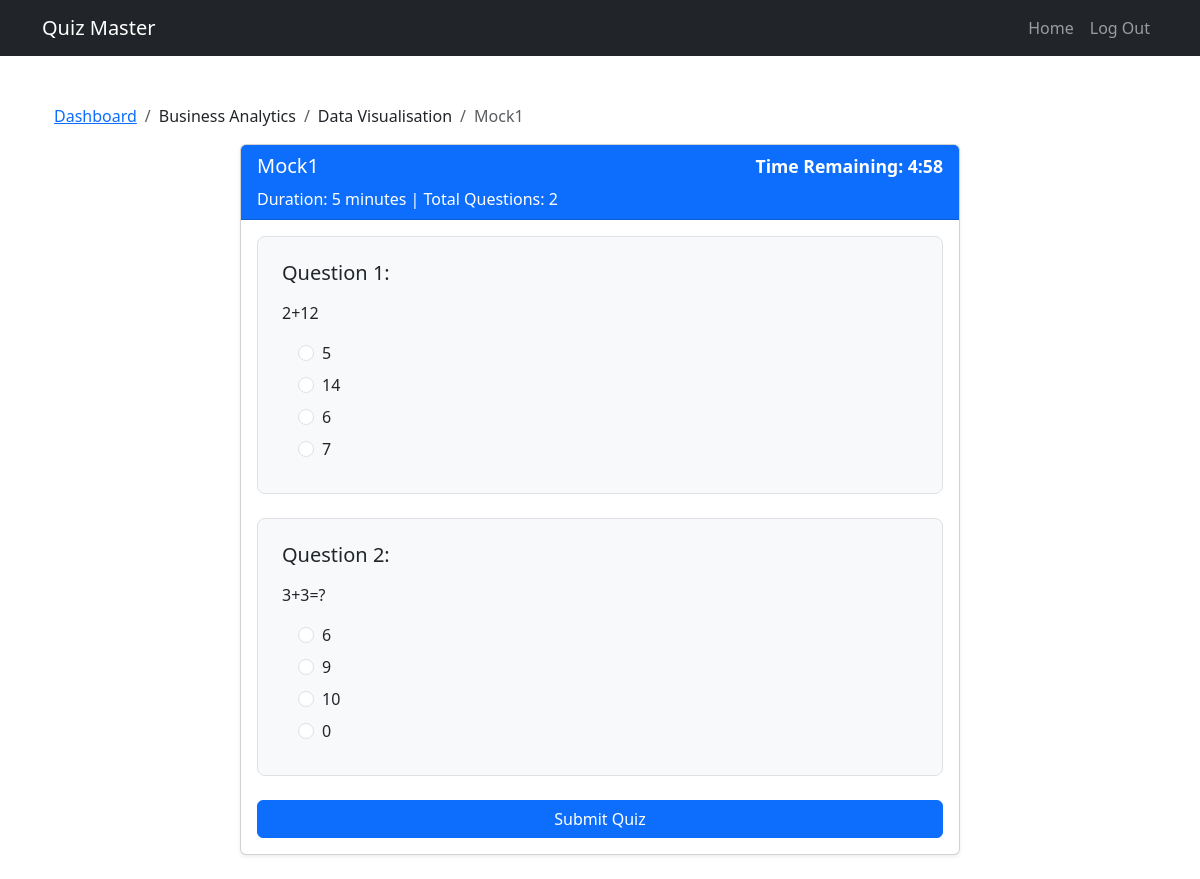
Page /student/subject/1/chapter/1/quiz/1/take/ (signed in) on the committed database.
### model.py (models this page shows)
class Subject(db.Model):
    __tablename__='subject'
    id=db.Column(db.Integer,primary_key=True,autoincrement=True)
    name = db.Column(db.String, unique=True, nullable=False)
    level = db.Column(db.String, nullable=False)
    description=db.Column(db.String)
    additional_details=db.Column(db.String)

class Chapter(db.Model):
    __tablename__='chapter'
    id=db.Column(db.Integer,primary_key=True,autoincrement=True)
    subject_id = db.Column(db.Integer, db.ForeignKey('subject.id'), nullable=False)
    name = db.Column(db.String, unique=True, nullable=False)
    description=db.Column(db.String)
    additional_details=db.Column(db.String)
    subject = db.relationship('Subject', backref=db.backref('chapters', cascade="all, delete-orphan"))
    quizzes = db.relationship('Quiz', backref='chapter', cascade="all, delete-orphan")

class Quiz(db.Model):
    __tablename__='quiz'
    id = db.Column(db.Integer, primary_key=True)
    name = db.Column(db.String(100), nullable=False)
    chapter_id = db.Column(db.Integer, db.ForeignKey('chapter.id'), nullable=False)
    total_questions = db.Column(db.Integer, nullable=False)  # Make sure this exists
    duration = db.Column(db.Integer, nullable=False)
    pass_percentage = db.Column(db.Integer, nullable=False)
    description = db.Column(db.Text, nullable=True)
    subject_id = db.Column(db.Integer, db.ForeignKey('subject.id'), nullable=False)
    users = db.relationship('Users', secondary=user_quiz_association, back_populates="quizzes")
    subject = db.relationship('Subject', foreign_keys=[subject_id], backref=db.backref('quizzes', lazy=True))

class Questions(db.Model):
    __tablename__='questions'
    id=db.Column(db.Integer,primary_key=True,autoincrement=True)
    quiz_id=db.Column(db.Integer,db.ForeignKey('quiz.id'),nullable=False)
    question_statement=db.Column(db.String(500),nullable=False)
    option_1=db.Column(db.String(200),nullable=False)
    option_2=db.Column(db.String(200),nullable=False)
    option_3=db.Column(db.String(200),nullable=False)
    option_4=db.Column(db.String(200),nullable=False)
    correct_option=db.Column(db.String(1),nullable=False)
    Additional_field=db.Column(db.String(500))
    score = db.Column(db.Integer, nullable=False, default=1)  # Default score is 1 point
    quiz = db.relationship('Quiz', backref=db.backref('questions', cascade="all, delete-orphan"))

### app.py (the view)
@app.route('/student/subject/<int:subject_id>/chapter/<int:chapter_id>/quiz/<int:quiz_id>/take/', methods=['GET'])
@auth_req
def take_quiz(subject_id, chapter_id, quiz_id):
    quiz = Quiz.query.get(quiz_id)
    if not quiz:
        flash('Quiz does not exist', 'danger')
        return redirect(url_for('student'))
    user = Users.query.get(session['user_id'])
    if quiz in user.quizzes:
        flash('You have already taken this quiz', 'warning')
        return redirect(url_for('student'))
    return render_template('Quiz/take_quiz.html', quiz=quiz)

### app.py (called while the page is built)
def auth_req(f):
    @wraps(f)
    def inner(*args, **kwargs):
        if 'user_id' not in session:
            flash('You need to login first', 'danger')
            return redirect(url_for('login'))
        return f(*args, **kwargs)
    return inner

### templates/Quiz/take_quiz.html (shortened to what this page needs)
{% extends "dashboard_layout.html" %}
{% block content %}
<div class="container py-4">
    <div class="row">
        <div class="col-md-12">
            <nav aria-label="breadcrumb">
                <ol class="breadcrumb">
                    <li class="breadcrumb-item"><a href="{{ url_for('student') }}">Dashboard</a></li>
                    <li class="breadcrumb-item">{{ quiz.chapter.subject.name }}</li>
                    <li class="breadcrumb-item">{{ quiz.chapter.name }}</li>
                    <li class="breadcrumb-item active">{{ quiz.name }}</li>
                </ol>
            </nav>
        </div>
    </div>
    <div class="row">
        <div class="col-md-8 mx-auto">
            <div class="card shadow-sm">
                <div class="card-header bg-primary text-white">
                    <div class="d-flex justify-content-between align-items-center">
                        <h5 class="card-title mb-0">{{ quiz.name }}</h5>
                        <div class="timer" id="timer">Time Remaining: <span id="timeLeft"></span></div>
                    </div>
                    <p class="text-white mb-0 mt-2">
                        Duration: {{ quiz.duration }} minutes |
                        Total Questions: {{ quiz.questions|length }}
                    </p>
                </div>
                <div class="card-body">
                    <form method="POST" action="{{ url_for('submit_quiz', subject_id=quiz.subject_id, chapter_id=quiz.chapter_id, quiz_id=quiz.id) }}" id="quizForm">
                        {% for question in quiz.questions %}
                        <div class="question-card mb-4">
                            <h5 class="mb-3">Question {{ loop.index }}:</h5>
                            <p class="mb-3">{{ question.question_statement }}</p>
                            <div class="options">
                                <div class="form-check mb-2">
                                    <input class="form-check-input" type="radio"
                                           name="question_{{ question.id }}"
                                           id="q{{ question.id }}_1" value="1" required>
                                    <label class="form-check-label" for="q{{ question.id }}_1">
                                        {{ question.option_1 }}
                                    </label>
                                </div>
                                <div class="form-check mb-2">
                                    <input class="form-check-input" type="radio"
                                           name="question_{{ question.id }}"
                                           id="q{{ question.id }}_2" value="2">
                                    <label class="form-check-label" for="q{{ question.id }}_2">
                                        {{ question.option_2 }}
                                    </label>
                                </div>
                                <div class="form-check mb-2">
                                    <input class="form-check-input" type="radio"
                                           name="question_{{ question.id }}"
                                           id="q{{ question.id }}_3" value="3">
                                    <label class="form-check-label" for="q{{ question.id }}_3">
                                        {{ question.option_3 }}
                                    </label>
                                </div>
                                <div class="form-check mb-2">
                                    <input class="form-check-input" type="radio"
                                           name="question_{{ question.id }}"
                                           id="q{{ question.id }}_4" value="4">
                                    <label class="form-check-label" for="q{{ question.id }}_4">
                                        {{ question.option_4 }}
                                    </label>
                                </div>
                            </div>
                        </div>
                        {% endfor %}
                        <div class="d-grid gap-2">
                            <button type="submit" class="btn btn-primary" id="submitBtn">
                                Submit Quiz
                            </button>
                        </div>
                    </form>
                </div>
            </div>
        </div>
    </div>
</div>
{% endblock %}

### templates/Quiz/take_quiz.html (style rules this page uses)
.timer { font-size: 1.1rem; font-weight: bold; }
.question-card { background-color: #f8f9fa; padding: 1.5rem; border-radius: 0.5rem; border: 1px solid #dee2e6; }
.options { margin-left: 1rem; }

### rows in the picture
Subject: chapter.subject.name "Business Analytics"
Chapter: chapter.name "Data Visualisation"
Quiz: name "Mock1", duration "5"
Questions: question_statement "2+12", option_1 "5", option_2 "14", option_3 "6", option_4 "7"
Questions: question_statement "3+3=?", option_1 "6", option_2 "9", option_3 "10", option_4 "0"

### other values in the picture
{{ quiz.questions|length }} "2"
